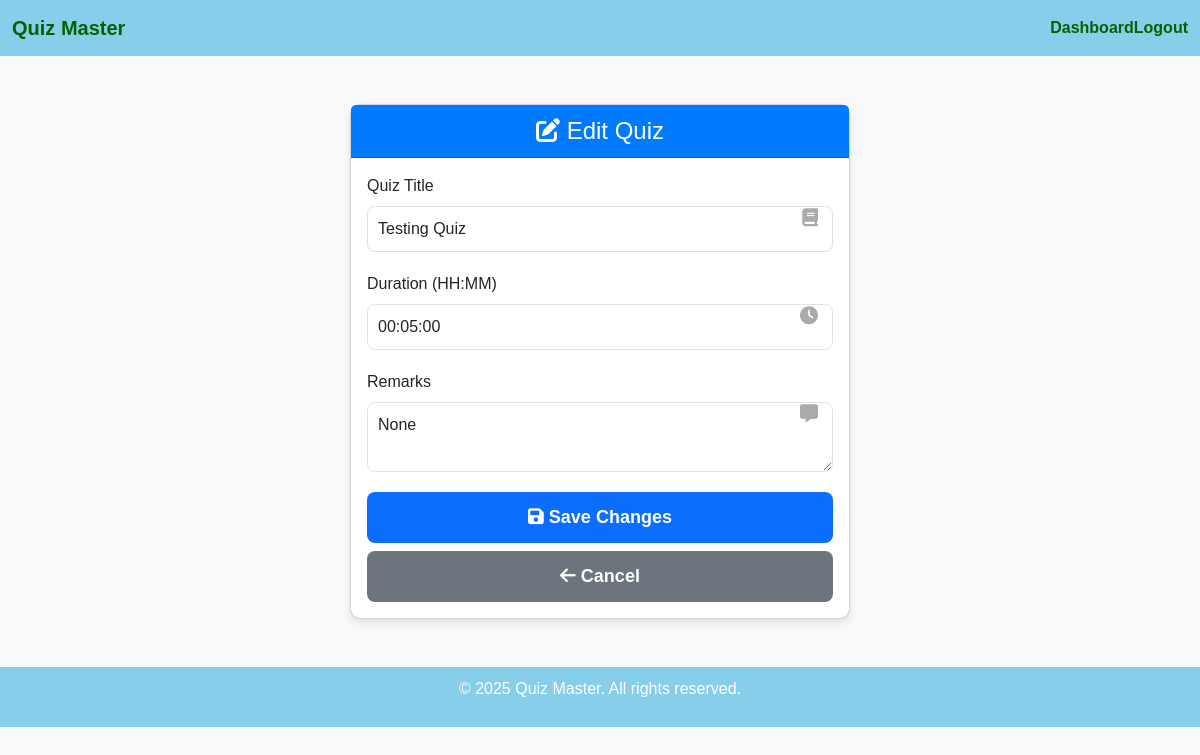
The app's page /edit_quiz/1 (signed in) with its own data.
### app.py (models this page shows)
class Quiz(db.Model):
    id = db.Column(db.Integer, primary_key=True)
    title = db.Column(db.String(255), nullable=False)
    chapter_id = db.Column(db.Integer, db.ForeignKey('chapter.id'), nullable=False)
    date_of_quiz = db.Column(db.Date, nullable=False)
    duration = db.Column(db.Time, nullable=False)
    remarks = db.Column(db.String, nullable=True)
    questions = db.relationship('Question', backref='quiz', lazy=True)
    scores = db.relationship('Score', backref='quiz', lazy=True)

### app.py (the view, shortened to what this page needs)
@app.route('/edit_quiz/<int:quiz_id>', methods=['GET', 'POST'])
@login_required
def modify_quiz(quiz_id):
    if current_user.role != 'admin':
        return redirect(url_for('index'))
    quiz_entry = Quiz.query.get_or_404(quiz_id)
    chapters_list = Chapter.query.all()
    return render_template('admin/edit_quiz.html', quiz=quiz_entry, chapters=chapters_list)

### app.py (called while the page is built)
@login_manager.user_loader
def load_current_user(user_id):
    return db.session.get(User, int(user_id))  # Fixed LegacyAPIWarning yha se

### templates/admin/edit_quiz.html (shortened to what this page needs)
<!DOCTYPE html>
<html lang="en">
<head>
  <link href="https://cdn.jsdelivr.net/npm/bootstrap@5.3.0/dist/css/bootstrap.min.css" rel="stylesheet" />
</head>
<body>
  <nav class="navbar navbar-expand-lg navbar-light" style="background-color: #87CEEB;">
    <div class="container-fluid">
      <a class="navbar-brand" href="/" style="color: #006400; font-weight: bold;">Quiz Master</a>
      <div class="d-flex">
        <a class="nav-link" href="/admin/dashboard" style="color: #006400; font-weight: bold;">Dashboard</a>
        <a class="nav-link" href="/logout" style="color: #006400; font-weight: bold;">Logout</a>
      </div>
    </div>
  </nav>
  <div class="container my-5">
    <div class="card mx-auto" style="max-width: 500px;">
      <div class="card-header">
        <i class="fas fa-edit"></i> Edit Quiz
      </div>
      <div class="card-body">
        <form action="{{ url_for('edit_quiz', quiz_id=quiz.id) }}" method="POST">
          <div class="form-group">
            <label for="title" class="form-label">Quiz Title</label>
            <input type="text" class="form-control" id="title" name="title" value="{{ quiz.title }}" required>
            <i class="fas fa-book icon"></i>
          </div>
          <div class="form-group">
            <label for="duration" class="form-label">Duration (HH:MM)</label>
            <input type="text" class="form-control" id="duration" name="duration" placeholder="e.g., 01:30" value="{{ quiz.duration }}" required>
            <i class="fas fa-clock icon"></i>
          </div>
          <div class="form-group">
            <label for="remarks" class="form-label">Remarks</label>
            <textarea class="form-control" id="remarks" name="remarks" rows="2" placeholder="Enter any additional details">{{ quiz.remarks }}</textarea>
            <i class="fas fa-comment-alt icon"></i>
          </div>
          <button type="submit" class="btn btn-primary">
            <i class="fas fa-save"></i> Save Changes
          </button>
          <a href="{{ url_for('admin_quiz_dashboard') }}" class="btn btn-secondary mt-2">
            <i class="fas fa-arrow-left"></i> Cancel
          </a>
        </form>
      </div>
    </div>
  </div>
  <footer class="text-center" style="background-color: #87CEEB; padding: 10px 0; color: white;">
    <p>© 2025 Quiz Master. All rights reserved.</p>
  </footer>
</body>
</html>

### templates/admin/edit_quiz.html (style rules this page uses)
body { background-color: #f8f9fa; font-family: 'Poppins', sans-serif; }
.card { border-radius: 10px; box-shadow: 0 4px 8px rgba(0,0,0,0.1); }
.card-header { background-color: #007bff; color: #fff; font-size: 1.5rem; text-align: center; border-top-left-radius: 10px; border-top-right-radius: 10px; }
.form-group { position: relative; margin-bottom: 20px; }
.form-control { border-radius: 8px; padding: 10px; font-size: 16px; transition: all 0.3s; }
.icon { position: absolute; right: 15px; top: 35px; font-size: 18px; color: #aaa; }
.btn-primary { width: 100%; padding: 12px; font-size: 18px; font-weight: 600; border-radius: 8px; transition: all 0.3s; border: none; }
.btn-secondary { width: 100%; padding: 12px; font-size: 18px; font-weight: 600; border-radius: 8px; background-color: #6c757d; border: none; color: white; transition: all 0.3s; }

### records on screen
Quiz: title "Testing Quiz", duration "00:05:00", remarks "None"
